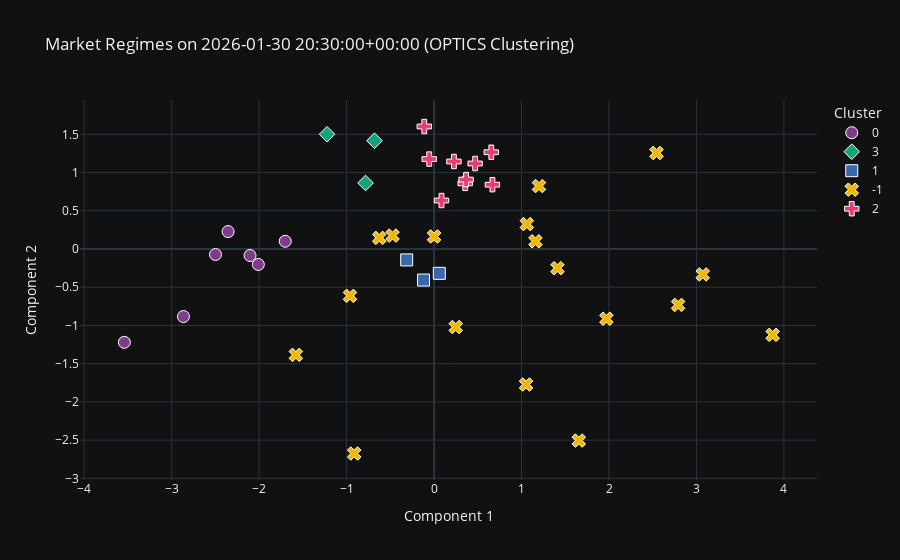

Source (notebook cell):
### Code cell
def visualize_clusters(ts_df, target_date=None):
    """
    Visualizes the OPTICS clusters for a specific hour using the features
    already calculated in 'ts_df'.
    """
    
    # 1. Validation: Ensure ts_df exists
    if 'ts_df' not in locals():
        print("Error: 'ts_df' is not defined. Please run your 'Feature Engineering' cell first.")
        return

    # 2. Date Selection
    # If no date provided, pick the most recent one in the data
    if target_date is None:
        target_date = ts_df.index.get_level_values('Datetime').max()
        print(f"No date specified. Using latest available date: {target_date}")
    
    print(f"--- Generating Cluster Map for {target_date} ---")

    # 3. Slice Data for that specific Hour
    # ts_df is MultiIndex (Datetime, Ticker), so we grab one slice of time
    try:
        # xs (cross-section) grabs all rows where level 'Datetime' matches target_date
        snapshot = ts_df.xs(target_date, level='Datetime').copy()
    except KeyError:
        print(f"Date {target_date} not found in data. Please check exact timestamp format (YYYY-MM-DD HH:MM:SS)")
        return

    # 4. Prepare Features (Drop Price/Returns, keep only behavioral features)
    feature_cols = ['Rolling_Vol', 'Beta_SPX', 'Beta_Sector', 'RSI', 'Momentum_5H']
    
    # Check if we have valid data
    X = snapshot[feature_cols].dropna()
    if X.empty:
        print("No valid data for this timestamp (possibly all NaNs).")
        return

    # 5. Standardize & Reduce Dimensions (PCA)
    scaler = StandardScaler()
    X_scaled = scaler.fit_transform(X)
    
    # Compress 5 dimensions (Vol, Beta, RSI...) into 2 dimensions so we can see it
    pca = PCA(n_components=2)
    X_pca = pca.fit_transform(X_scaled)
    
    # 6. Run OPTICS (Re-running strictly for visualization purposes)
    # We use the same parameters as your main loop to match the logic
    optics = OPTICS(min_samples=3, metric='euclidean', xi=0.05, min_cluster_size=3)
    labels = optics.fit_predict(X_pca)
    
    # 7. Create Plot Data
    plot_df = pd.DataFrame(X_pca, columns=['Component 1', 'Component 2'], index=X.index)
    plot_df['Ticker'] = plot_df.index
    plot_df['Cluster'] = labels.astype(str)
    
    # Add raw stats to the hover data so you can see WHY they are clustered
    plot_df = plot_df.join(X) 

    # 8. Plot with Plotly
    fig = px.scatter(
        plot_df, 
        x='Component 1', 
        y='Component 2', 
        color='Cluster',
        symbol='Cluster',
        hover_name='Ticker',
        # Show the actual stats when you hover over a dot:
        hover_data={'Component 1':False, 'Component 2':False, 'Rolling_Vol':':.2f', 'RSI':':.1f', 'Beta_SPX':':.2f'},
        title=f"Market Regimes on {target_date} (OPTICS Clustering)",
        template='plotly_dark',
        color_discrete_sequence=px.colors.qualitative.Bold
    )
    
    # Make the "Noise" (Cluster -1) points small and grey so they don't distract
    fig.update_traces(marker=dict(size=12, line=dict(width=1, color='White')))
    fig.show()

#  EXAMPLES OF HOW TO RUN IT 

# Option A: Visualize the very last hour in your dataset
visualize_clusters(ts_df)

# Option B: Visualize a specific date (Copy-paste a date from your df_res results)
# visualize_clusters(ts_df, '2025-02-14 11:30:00')

### Figure 1 — Plotly figure (JSON) as saved in the notebook; plotly's stock layout.template omitted (floating-point values rounded to 4 significant figures)
{"data": [{"customdata": [[0.2981, 49.15, 1.93], [0.3616, 47.2, 1.82], [0.4415, 48.0, 1.548], [0.3, 43.02, 1.466], [0.315, 33.4, 1.441], [0.4198, 60.68, 0.8528], [0.5365, 54.99, 1.105]], "hovertemplate": "<b>%{hovertext}</b><br><br>Cluster=0<br>Rolling_Vol=%{customdata[0]:.2f}<br>RSI=%{customdata[1]:.1f}<br>Beta_SPX=%{customdata[2]:.2f}<extra></extra>", "hovertext": ["NVDA", "AVGO", "TXN", "QCOM", "ADI", "QRVO", "SWKS"], "legendgroup": "0", "marker": {"color": "rgb(127, 60, 141)", "line": {"color": "White", "width": 1}, "size": 12, "symbol": "circle"}, "mode": "markers", "name": "0", "orientation": "v", "showlegend": true, "type": "scatter", "x": [-2.355, -2.104, -2.009, -2.498, -1.701, -3.541, -2.865], "xaxis": "x", "y": [0.228, -0.08499, -0.2025, -0.07217, 0.1011, -1.221, -0.8837], "yaxis": "y"}, {"customdata": [[0.3944, 31.36, 2.241], [0.3815, 11.57, 2.018], [0.4019, 27.36, 2.468]], "hovertemplate": "<b>%{hovertext}</b><br><br>Cluster=3<br>Rolling_Vol=%{customdata[0]:.2f}<br>RSI=%{customdata[1]:.1f}<br>Beta_SPX=%{customdata[2]:.2f}<extra></extra>", "hovertext": ["TSM", "SNPS", "CDNS"], "legendgroup": "3", "marker": {"color": "rgb(17, 165, 121)", "line": {"color": "White", "width": 1}, "size": 12, "symbol": "diamond"}, "mode": "markers", "name": "3", "orientation": "v", "showlegend": true, "type": "scatter", "x": [-0.7834, -0.681, -1.223], "xaxis": "x", "y": [0.8636, 1.416, 1.501], "yaxis": "y"}, {"customdata": [[0.5469, 29.34, 1.703], [0.5323, 29.79, 1.564], [0.5701, 22.63, 1.281]], "hovertemplate": "<b>%{hovertext}</b><br><br>Cluster=1<br>Rolling_Vol=%{customdata[0]:.2f}<br>RSI=%{customdata[1]:.1f}<br>Beta_SPX=%{customdata[2]:.2f}<extra></extra>", "hovertext": ["AMD", "LSCC", "GFS"], "legendgroup": "1", "marker": {"color": "rgb(57, 105, 172)", "line": {"color": "White", "width": 1}, "size": 12, "symbol": "square"}, "mode": "markers", "name": "1", "orientation": "v", "showlegend": true, "type": "scatter", "x": [-0.3131, 0.06006, -0.1205], "xaxis": "x", "y": [-0.1426, -0.3183, -0.4061], "yaxis": "y"}, {"customdata": [[1.027, 32.1, 1.239], [0.6488, 30.97, 2.224], [0.511, 49.66, 2.374], [0.5233, 28.97, 2.903], [0.6006, 38.72, 2.617], [0.6843, 20.8, 3.427], [0.4556, 35.66, 2.197], [0.5923, 34.79, 2.585], [0.4451, 35.66, 1.656], [0.8159, 24.21, 1.54], [0.7562, 40.05, 0.7248], [0.8838, 29.93, 2.668], [0.9216, 28.23, 2.373], [0.4521, 36.39, 0.7553], [0.5011, 39.72, 2.198], [0.4956, 43.98, 1.735], [1.09, 36.89, 3.013], [0.7052, 41.08, 2.57]], "hovertemplate": "<b>%{hovertext}</b><br><br>Cluster=-1<br>Rolling_Vol=%{customdata[0]:.2f}<br>RSI=%{customdata[1]:.1f}<br>Beta_SPX=%{customdata[2]:.2f}<extra></extra>", "hovertext": ["INTC", "MU", "ASML", "AMAT", "LRCX", "KLAC", "TER", "NVMI", "MPWR", "ALAB", "CRDO", "WDC", "STX", "MTSI", "POWI", "SMTC", "VICR", "CAMT"], "legendgroup": "-1", "marker": {"color": "rgb(242, 183, 1)", "line": {"color": "White", "width": 1}, "size": 12, "symbol": "x"}, "mode": "markers", "name": "-1", "orientation": "v", "showlegend": true, "type": "scatter", "x": [1.654, 1.97, -0.6267, 1.199, 1.411, 2.543, 5.024e-05, 1.061, 0.2479, 1.052, -0.9131, 3.072, 2.79, -1.58, -0.4746, -0.961, 3.871, 1.159], "xaxis": "x", "y": [-2.506, -0.912, 0.1457, 0.8234, -0.251, 1.256, 0.1643, 0.3259, -1.021, -1.773, -2.675, -0.3323, -0.7312, -1.385, 0.1757, -0.6132, -1.123, 0.1009], "yaxis": "y"}, {"customdata": [[0.5474, 27.83, 2.554], [0.616, 42.97, 2.848], [0.5401, 29.36, 2.942], [0.5059, 14.64, 2.057], [0.438, 20.8, 2.278], [0.5115, 24.48, 2.769], [0.6005, 32.95, 2.88], [0.4951, 29.66, 2.617], [0.4581, 29.4, 2.347]], "hovertemplate": "<b>%{hovertext}</b><br><br>Cluster=2<br>Rolling_Vol=%{customdata[0]:.2f}<br>RSI=%{customdata[1]:.1f}<br>Beta_SPX=%{customdata[2]:.2f}<extra></extra>", "hovertext": ["MCHP", "ENTG", "TOELY", "ON", "NXPI", "STM", "ARM", "CEVA", "MRVL"], "legendgroup": "2", "marker": {"color": "rgb(231, 63, 116)", "line": {"color": "White", "width": 1}, "size": 12, "symbol": "cross"}, "mode": "markers", "name": "2", "orientation": "v", "showlegend": true, "type": "scatter", "x": [0.6672, 0.356, -0.1116, 0.4695, -0.05543, 0.6544, 0.366, 0.2274, 0.08509], "xaxis": "x", "y": [0.8413, 0.8585, 1.602, 1.119, 1.177, 1.266, 0.9082, 1.145, 0.6342], "yaxis": "y"}], "layout": {"legend": {"title": {"text": "Cluster"}, "tracegroupgap": 0}, "title": {"text": "Market Regimes on 2026-01-30 20:30:00+00:00 (OPTICS Clustering)"}, "xaxis": {"anchor": "y", "domain": [0, 1], "title": {"text": "Component 1"}}, "yaxis": {"anchor": "x", "domain": [0, 1], "title": {"text": "Component 2"}}}}
